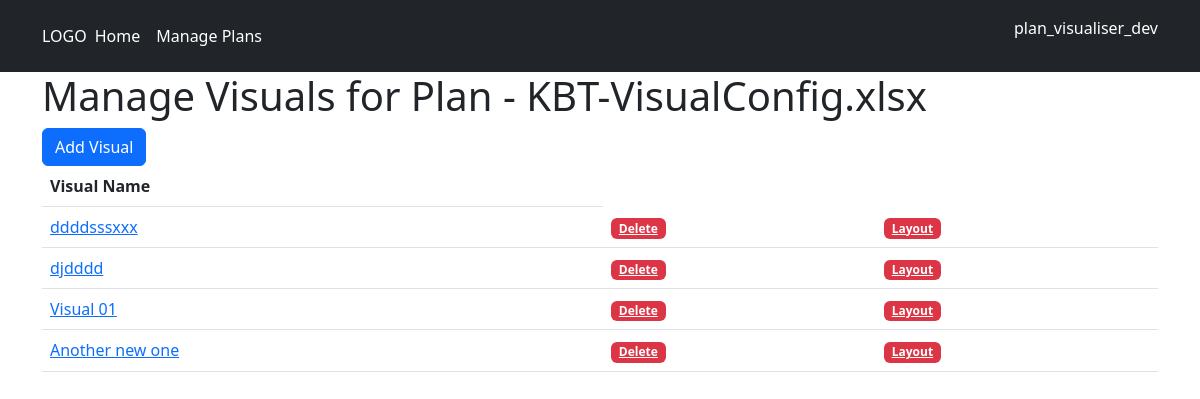
The app's page /pv/manage-visuals/26/ (signed in) with its own data.
### plan_visualiser_django/models.py (models this page shows, shortened)
class Plan(models.Model):
    user = models.ForeignKey(settings.AUTH_USER_MODEL, on_delete=models.CASCADE)
    original_file_name = models.CharField(max_length=100)
    file = models.FileField(upload_to="plan_files", null=True)
    file_type = models.ForeignKey(FileType, on_delete=models.CASCADE)
    class Meta:
        constraints: list[UniqueConstraint] = \
            [UniqueConstraint(fields=['user', 'original_file_name'], name="unique_filename_for_user")]

class PlanVisual(models.Model):
    plan = models.ForeignKey(Plan, on_delete=models.CASCADE, null=False)
    name = models.CharField(max_length=100)
    width = models.FloatField(default=30)
    max_height = models.FloatField(default=20)
    include_title = models.BooleanField(default=True)

### plan_visualiser_django/views.py (the view)
# urls.py: path("manage-visuals/<int:plan_id>/", views.manage_visuals, name='manage_visuals'),
def manage_visuals(request, plan_id):
    plan_record = Plan.objects.get(id=plan_id)
    plan_visuals = plan_record.planvisual_set.all()
    context = {
        'plan': plan_record,
        'visuals': plan_visuals
    }
    return render(request, "plan_visualiser_django/pv_manage_visuals.html", context)

### templates/plan_visualiser_django/pv_manage_visuals.html
{% extends "plan_visualiser_django/pv_base.html" %}
{% block page_heading %}Manage Visuals for Plan - {{ plan.original_file_name }}{% endblock %}
{% block main_content %}
    <button type="button" class="btn btn-primary" onclick="location.href='/pv/add-visual/{{ plan.id }}'">Add Visual</button>
    <table class="table">
        <thead>
            <tr>
                <th>Visual Name</th>
            </tr>
        </thead>
        <tbody>
        {% for visual in visuals %}
            <tr>
                <td><a href="/pv/edit-visual/{{ visual.id }}">{{ visual.name }}</a></td>
                <td><a href="/pv/delete-visual/{{ visual.id }}" class="badge bg-danger" onclick="return confirm('Are you sure you want to delete this visual?')">Delete</a></td>
                <td><a href="/pv/layout-visual/{{ visual.id }}" class="badge bg-danger">Layout</a></td>
            </tr>
        {% endfor %}
        </tbody>
    </table>
{% endblock %}

### templates/plan_visualiser_django/pv_base.html (shortened to what this page needs)
<!DOCTYPE html>
<html lang="en">
<head>
<link href="https://cdn.jsdelivr.net/npm/bootstrap@5.2.2/dist/css/bootstrap.min.css" rel="stylesheet">
</head>
<body>
<header class="p-3 text-bg-dark">
    <div class="container">
        <div class="d-flex flex-wrap align-items-center justify-content-center justify-content-lg-start">
            <a href="/" class="d-flex align-items-center mb-2 mb-lg-0 text-white text-decoration-none">LOGO</a>
            <ul class="nav col-12 col-lg-auto me-lg-auto mb-2 justify-content-center mb-md-0">
                <li><a href="/pv/manage-plans" class="nav-link px-2 text-white">Home</a></li>
                <li><a href="/pv/manage-plans" class="nav-link px-2 text-white">Manage Plans</a></li>
            </ul>
            <div class="text-end">
                <p>{{ user }}</p>
            </div>
        </div>
    </div>
</header>
<div class="container">
    <h1>{% block page_heading %} {% endblock %}</h1>
    {% block main_content %}
    {% endblock %}
</div>
</body>
</html>

### records on screen
Plan: original_file_name "KBT-VisualConfig.xlsx"
PlanVisual: name "ddddsssxxx"
PlanVisual: name "djdddd"
PlanVisual: name "Visual 01"
PlanVisual: name "Another new one"

### other values on screen
{{ user }} "plan_visualiser_dev"
